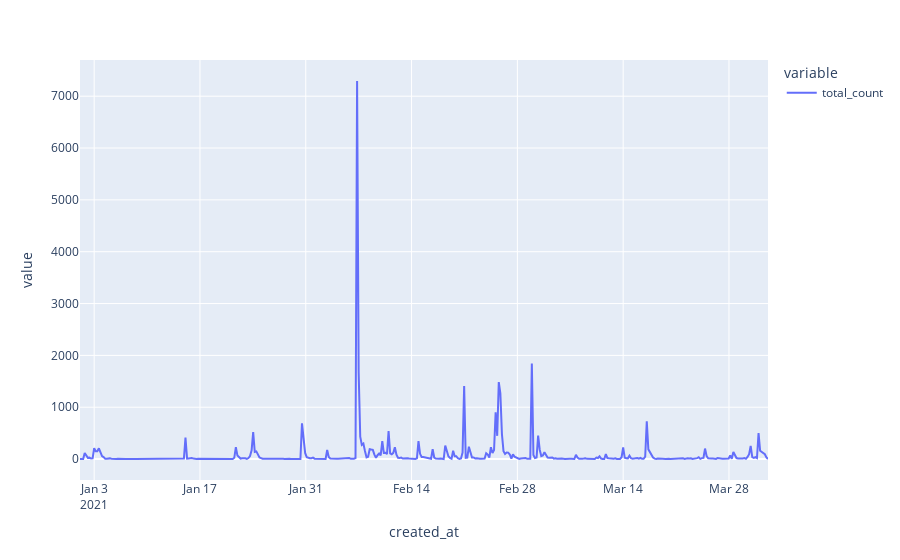

Notebook cell for this chart:
### Code cell
import plotly.express as px


px.line(
    df_timeseries.total_count
)

### Figure 1 — Plotly figure (JSON) as saved in the notebook; plotly's stock layout.template omitted (floating-point values rounded to 4 significant figures; data arrays with more than 128 entries replaced by an {"elided": "..."} marker saying what was removed)
{"data": [{"hovertemplate": "variable=total_count<br>created_at=%{x}<br>value=%{y}<extra></extra>", "legendgroup": "total_count", "line": {"color": "#636efa", "dash": "solid"}, "marker": {"symbol": "circle"}, "mode": "lines", "name": "total_count", "orientation": "v", "showlegend": true, "type": "scatter", "x": {"elided": "420 str values"}, "xaxis": "x", "y": {"elided": "420 int values"}, "yaxis": "y"}], "layout": {"legend": {"title": {"text": "variable"}, "tracegroupgap": 0}, "margin": {"t": 60}, "xaxis": {"anchor": "y", "domain": [0, 1], "title": {"text": "created_at"}}, "yaxis": {"anchor": "x", "domain": [0, 1], "title": {"text": "value"}}}}
